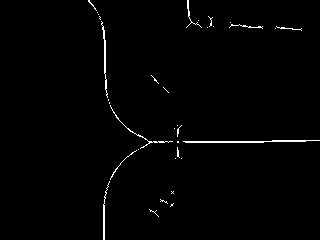
#> input picture path_skeleton.jpg, 320 x 240 px
$ python test_junction_candidates.py   (older library calls are emulated)
#> lines starting #> are read from the running program, lines starting #| are printed output that depends on the picture; after the words box and inside, x2 and y2 are one past the last pixel; in counts of white or black regions, pixels touching at a corner belong together
import cv2
import numpy as np

image = cv2.imread("path_skeleton.jpg", 0)
#> image is the input picture: shape (240, 320); min 0, max 255, mean 3

if image is None:
    raise RuntimeError("Skeleton image not found")

binary = (image > 127).astype(np.uint8)
#> binary: shape (240, 320); values 0 (black) and 1 (white), 1.2% white in thin lines or dots, all inside (x1, y1, x2, y2) = (88, 0, 320, 240)
height, width = binary.shape
#> height = 240; width = 320

# Count neighboring skeleton pixels
kernel = np.ones((3, 3), dtype=np.uint8)
kernel[1, 1] = 0

neighbors = cv2.filter2D(
    binary, cv2.CV_16S, kernel
)
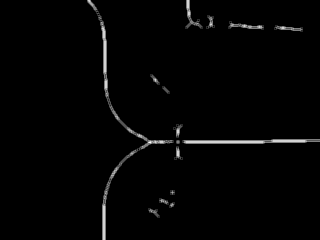
#> neighbors: shape (240, 320) int16; min 0, max 6, mean 0.0939; drawn with min black and max white

# Candidate junction pixels have 3+ neighbors
junction_pixels = (
    (binary == 1) & (neighbors >= 3)
).astype(np.uint8) * 255
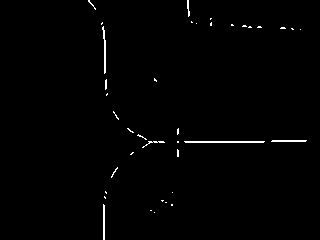
#> junction_pixels: shape (240, 320); 0.89% white in thin lines or dots, all inside (x1, y1, x2, y2) = (88, 0, 307, 240)

# Restrict search to central image region
roi = np.zeros_like(junction_pixels)
roi[height//4:3*height//4,
    width//4:3*width//4] = 255

junction_pixels = cv2.bitwise_and(
    junction_pixels, roi
)
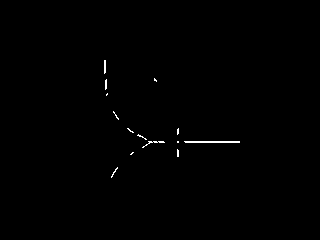
#> junction_pixels: shape (240, 320); 0.39% white in thin lines or dots, all inside (x1, y1, x2, y2) = (104, 60, 240, 178)

# Combine nearby junction pixels into groups
expanded = cv2.dilate(
    junction_pixels,
    np.ones((7, 7), np.uint8)
)
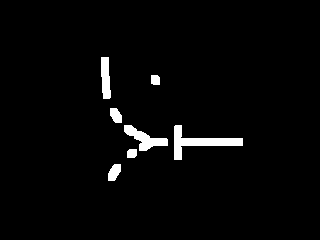
#> expanded: shape (240, 320); 2.7% white; 7 white regions, largest, box (x1, y1, x2, y2) and area: (174, 125, 243, 160) 765, (124, 125, 168, 151) 481, (101, 57, 111, 99) 339

count, labels, stats, centers = (
    cv2.connectedComponentsWithStats(expanded)
)
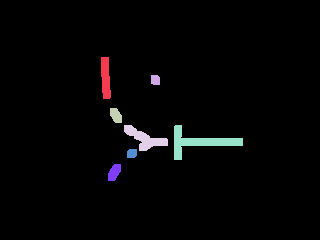
#> labels: shape (240, 320) int32; 8 distinct labels, from 0 to 7; one colour per label, 0 black
#> count = 8; stats = [[0, 0, 320, 240, 74746], [101, 57, 10, 42, 339], [151, 75, 9, 10, 85], [110, 108, 12, 15, 139], [124, 125, 44, 26, 481], [174, 125, 69, 35, 765], [127, 149, 10, 9, 84], [108, 164, 13, 17, 161]]; centers = [[159.7, 119.2], [105.2, 77.55], [155, 79.54], [115.5, 115], [144.3, 138.3], [199.5, 141.7], [131.5, 153], [113.9, 171.9]]

result = cv2.cvtColor(image, cv2.COLOR_GRAY2BGR)

candidates = 0

for i in range(1, count):
    x, y, w, h, area = stats[i]

    if area < 5:
        continue

    cx, cy = centers[i]
    center = (round(cx), round(cy))

    candidates += 1

    cv2.circle(result, center, 12, (0, 0, 255), 2)
    cv2.putText(
        result, f"J{candidates}",
        (center[0] + 12, center[1] - 8),
        cv2.FONT_HERSHEY_SIMPLEX,
        0.4, (0, 255, 255), 1
    )

    print(f"Candidate J{candidates}: {center}")
#> this loop made 7 passes
#> (x, y, w, h, area, cx, cy, center) on passes 1 to 7: (101, 57, 10, 42, 339, 105.2, 77.55, (105, 78)), (151, 75, 9, 10, 85, 155, 79.54, (155, 80)), (110, 108, 12, 15, 139, 115.5, 115, (115, 115)), (124, 125, 44, 26, 481, 144.3, 138.3, (144, 138)), (174, 125, 69, 35, 765, 199.5, 141.7, (200, 142)), (127, 149, 10, 9, 84, 131.5, 153, (132, 153)), (108, 164, 13, 17, 161, 113.9, 171.9, (114, 172))
#| Candidate J1: (105, 78)
#| Candidate J2: (155, 80)
#| Candidate J3: (115, 115)
#| Candidate J4: (144, 138)
#| Candidate J5: (200, 142)
#| Candidate J6: (132, 153)
#| Candidate J7: (114, 172)
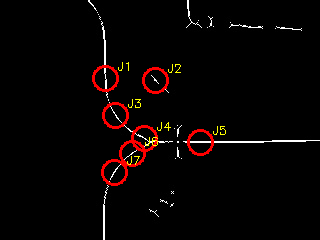
#> result: shape (240, 320, 3); 2.3% of pixels changed, all inside (x1, y1, x2, y2) = (92, 62, 226, 186)
#> after the loop, candidates = 7

cv2.imwrite("junction_candidates.jpg", result)

print("Total junction candidates:", candidates)
#| Total junction candidates: 7
print("Saved: junction_candidates.jpg")
